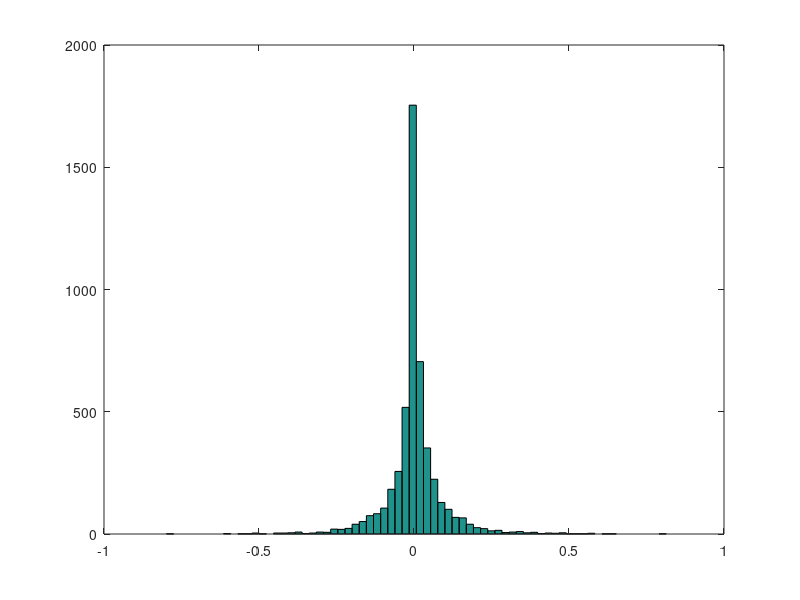
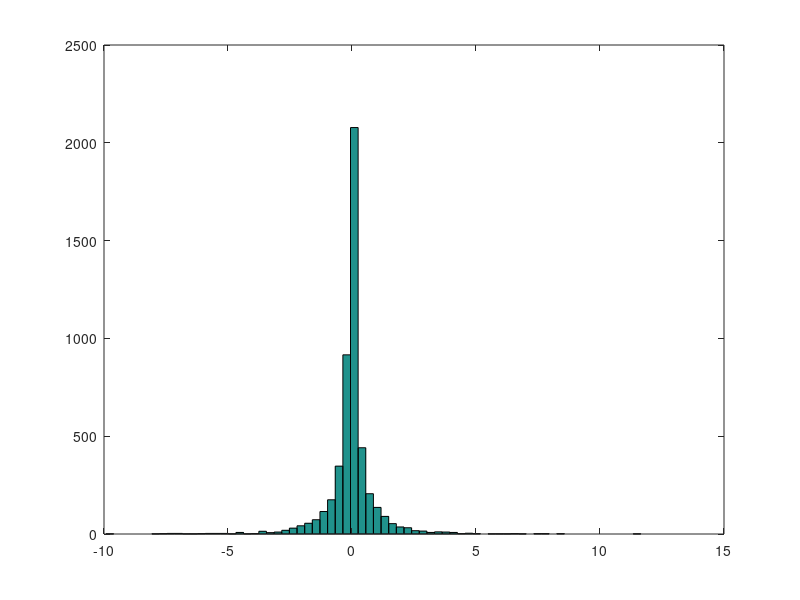

Write MATLAB code to recreate these figures, in order.
clear all
N = 64;
m = 5000;
x = zeros(m,1);
for i = 1:m
    A = randn(N);
    [L,U,P] = lu(A);
    x(i) = L(4,3)*L(3,2)*L(2,1);
end
hist(x,sqrt(m))
figure
y = randn(m,1); z = randn(m,1); zz = randn(m,1);
hist(y.*z.*zz,sqrt(m));
%var(y.*z)
%var(x)
%var(v)*var(w)
